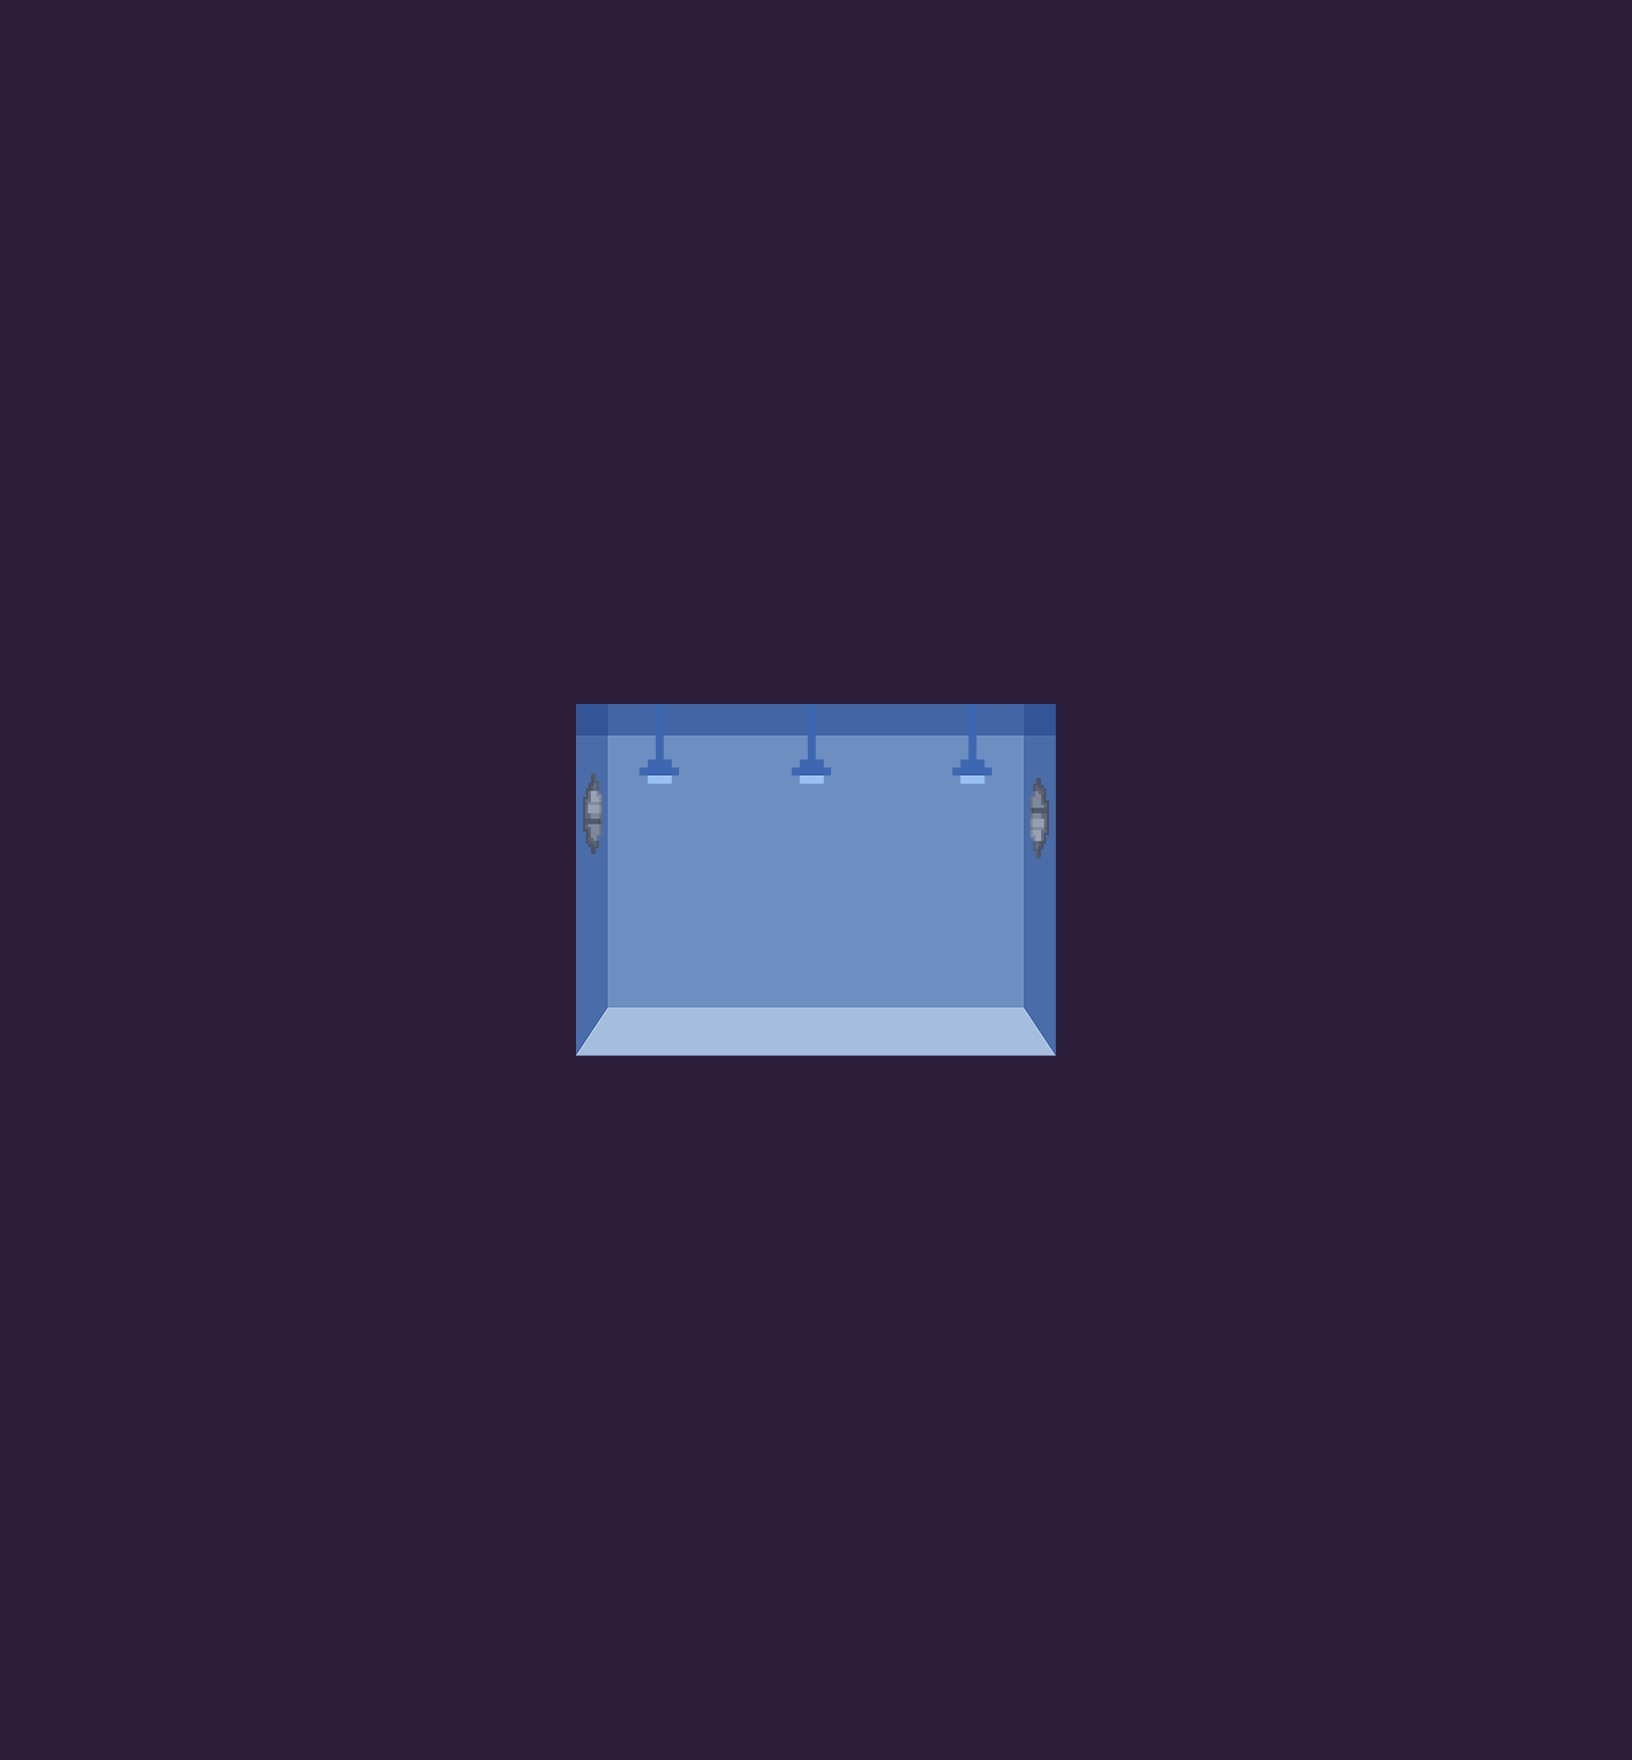

Tiled map render using the project's own tile images. Description and the map definition, with tile-layer contents summarised, below:
An orthogonal 51x55 tile map with 32x32 px tiles, 3 tile layers (background, collision, objects), 2 tilesets.

<map version="1.0" orientation="orthogonal" renderorder="right-down" width="51" height="55" tilewidth="32" tileheight="32" nextobjectid="1">
 <tileset firstgid="1" name="pipe_opening" tilewidth="32" tileheight="32" tilecount="3" columns="1">
  <image source="pipe_opening.png" trans="ffffff" width="32" height="101" />
 </tileset>
 <tileset firstgid="4" name="blue_room" tilewidth="32" tileheight="32" tilecount="414" columns="23">
  <image source="Rooms/blue_room.png" trans="ffffff" width="738" height="600" />
 </tileset>
 <layer name="background" width="51" height="55">
  <data>[2805 cells, 2805 non-empty, 166 distinct tile ids]</data>
 </layer>
 <layer name="collision" width="51" height="55">
  <data>[2805 cells, 35 non-empty, 35 distinct tile ids]</data>
 </layer>
 <layer name="objects" width="51" height="55">
  <data>[2805 cells, 6 non-empty, 3 distinct tile ids]</data>
 </layer>
</map>
